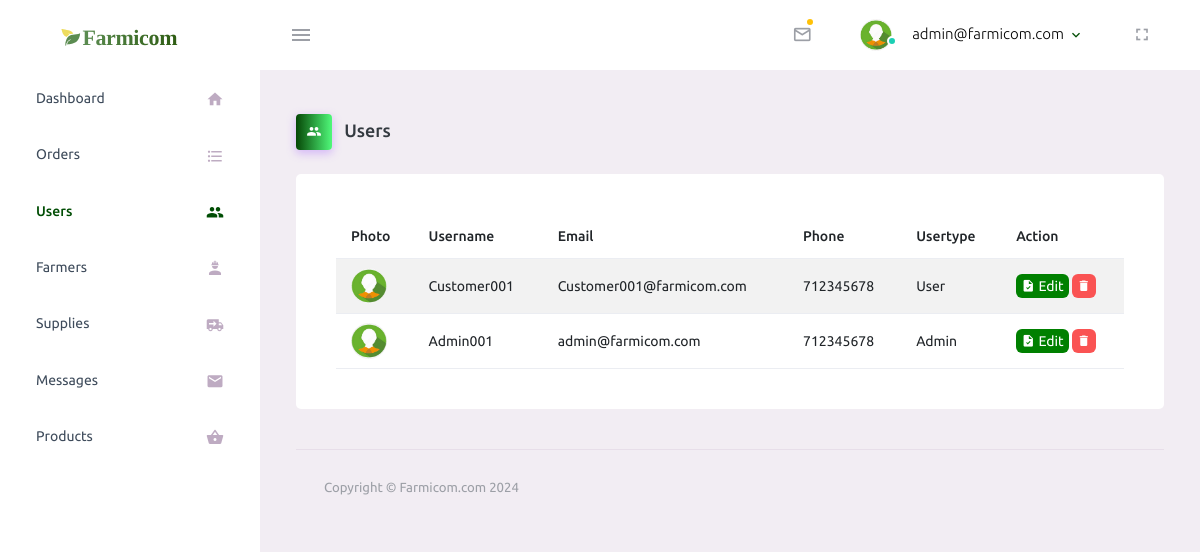
Screenshot of /Dashboard/Admin/users.php (signed in) with the database file from the repository.
### tables this page shows
CREATE TABLE `users` (
  `Userid` int(25) NOT NULL,
  `Username` varchar(25) NOT NULL,
  `Email` varchar(25) NOT NULL,
  `Phone` int(10) NOT NULL,
  `Password` varchar(250) NOT NULL,
  `Usertype` varchar(25) NOT NULL DEFAULT 'User',
  `token` varchar(250) NOT NULL
);

### Dashboard/Admin/users.php (the view, shortened to what this page needs)
<?php
include ("config.php");
if (!isset($_SESSION['email'])) {
  header("location:../../lform.php");
  exit;
} else {
  $username = $_SESSION['email'];
}
 ?>
<!DOCTYPE html>
<html lang="en">
  <head>
    <link rel="stylesheet" href="assets/vendors/mdi/css/materialdesignicons.min.css">
    <link rel="stylesheet" href="assets/vendors/css/vendor.bundle.base.css">
    <link rel="stylesheet" href="assets/css/style.css">
  </head>
  <body>
      <nav class="navbar default-layout-navbar col-lg-12 col-12 p-0 fixed-top d-flex flex-row">
        <div class="text-center navbar-brand-wrapper d-flex align-items-center justify-content-center">
          <a class="navbar-brand brand-logo" href="index.html"><img src="assets/images/logo.svg" alt="logo" /></a>
        </div>
        <div class="navbar-menu-wrapper d-flex align-items-stretch">
          <button class="navbar-toggler navbar-toggler align-self-center" type="button" data-toggle="minimize">
            <span class="mdi mdi-menu"></span>
          </button>
          <ul class="navbar-nav navbar-nav-right">
          <?php
                  $select_messages=mysqli_query($con,"SELECT * FROM messages LIMIT 5");
                  if($select_messages->num_rows==0){
                    ?>
                    <li class="nav-item dropdown">
                    <a class="nav-link count-indicator dropdown-toggle" id="messageDropdown" href="#" data-bs-toggle="dropdown" aria-expanded="false">
                      <i class="mdi mdi-email-outline"></i>
                    </a>
                    <div class="dropdown-menu dropdown-menu-right navbar-dropdown preview-list" aria-labelledby="messageDropdown">
                      <h6 class="p-3 mb-0">Messages</h6>
                      <?php
                  }else{
                    ?>
            <li class="nav-item dropdown">
              <a class="nav-link count-indicator dropdown-toggle" id="messageDropdown" href="#" data-bs-toggle="dropdown" aria-expanded="false">
                <i class="mdi mdi-email-outline"></i>
                <span class="count-symbol bg-warning"></span>
              </a>
                <?php while($message=$select_messages->fetch_assoc()){ ?>
                <div class="dropdown-divider"></div>
                <a class="dropdown-item preview-item">
                  <div class="preview-thumbnail">
                    <img src="assets/images/faces/face4.jpg" alt="image" class="profile-pic">
                  </div>
                  <div class="preview-item-content d-flex align-items-start flex-column justify-content-center">
                    <h6 class="preview-subject ellipsis mb-1 font-weight-normal"><?php echo $message['Name']?> sent you a message</h6>
                  </div>
                </a>
                <?php }}?>
            </li>
            <li class="nav-item nav-profile dropdown">
              <a class="nav-link dropdown-toggle" id="profileDropdown" href="#" data-bs-toggle="dropdown" aria-expanded="false">
                <div class="nav-profile-img">
                  <img src="assets/images/faces/face1.jpg" alt="image">
                  <span class="availability-status online"></span>
                </div>
                <div class="nav-profile-text">
                  <p class="mb-1 text-black"><?php echo $username ?></p>
                </div>
              </a>
            </li>
            <li class="nav-item d-none d-lg-block full-screen-link">
              <a class="nav-link">
                <i class="mdi mdi-fullscreen" id="fullscreen-button"></i>
              </a>
            </li>
          </ul>
        </div>
      </nav>
      <div class="container-fluid page-body-wrapper">
        <nav class="sidebar sidebar-offcanvas" id="sidebar">
          <ul class="nav">
            <li class="nav-item">
              <a class="nav-link" href="index.php">
                <span class="menu-title">Dashboard</span>
                <i class="mdi mdi-home menu-icon"></i>
              </a>
            </li>
            <li class="nav-item">
              <a class="nav-link" href="orders.php">
                <span class="menu-title">Orders</span>
                <i class="mdi mdi-format-list-bulleted menu-icon"></i>
              </a>
                          </li>
            <li class="nav-item">
              <a class="nav-link" href="users.php">
                <span class="menu-title">Users</span>
                <i class="mdi mdi-account-multiple menu-icon"></i>
              </a>
            </li>
            <li class="nav-item">
              <a class="nav-link" href="farmers.php">
                <span class="menu-title">Farmers</span>
                <i class="mdi mdi-worker menu-icon"></i>
              </a>
            </li>
            <li class="nav-item">
              <a class="nav-link" href="Supplies.php">
                <span class="menu-title">Supplies</span>
                <i class="mdi mdi-truck-delivery menu-icon"></i>
              </a>
            </li>
            <li class="nav-item">
              <a class="nav-link" href="messages.php">
                <span class="menu-title">Messages</span>
                <i class="mdi mdi-email menu-icon"></i>
              </a>
            </li>
            <li class="nav-item">
              <a class="nav-link" href="products.php">
                <span class="menu-title">Products</span>
                <i class="mdi mdi mdi-basket menu-icon"></i>
              </a>
            </li>
          </ul>
        </nav>
        <div class="main-panel">
          <div class="content-wrapper">
            <div class="page-header">
              <h3 class="page-title">
                <span class="page-title-icon bg-gradient-primary text-white me-2">
                  <i class="mdi mdi-account-multiple"></i>
                </span> Users
              </h3>
              <nav aria-label="breadcrumb">
                <ul class="breadcrumb">
                </ul>
              </nav>
            </div>
            <div class="col-lg-12 grid-margin stretch-card">
                <div class="card">
                  <div class="card-body">
                      <table class="table table-striped">
                      <thead>
                        <tr>
                          <th> Photo </th>
                          <th> Username </th>
                          <th> Email </th>
                          <th> Phone </th>
                          <th> Usertype </th>
                          <th> Action </th>
                        </tr>
                      </thead>
                      <tbody>
                      <?php
                          $select_users = mysqli_query($con, "SELECT * FROM users") or die ("Query failed");
                          while($user_dtls = $select_users->fetch_assoc()){
                        ?>
                        <form action="edituser.php" method="post">
                        <tr>
                          <td class="py-1">
                            <img src="assets/images/faces/face1.jpg" alt="image" />
                          </td>
                          <td> <?php echo $user_dtls['Username']?>
                          </td>
                          <td> <?php echo $user_dtls['Email']?> </td>
                          <td> <?php echo $user_dtls['Phone']?></td>
                          <td> <?php echo $user_dtls['Usertype']?></td>
                          <td>
                            <button type="submit" name="edit_user" class="btn-tbl-farmers btn-icon-text">
                              <i class="mdi mdi-file-check btn-icon-prepend"></i> Edit </button></a>
                            <button type="submit" name="delete" class="btn-icon-text btn-tbl-farmers-dg">
                            <i class="mdi mdi-delete btn-icon-prepend"></i></button>
                          </td>
                        </tr>
                        </form>
                        <?php } ?>
                      </tbody>
                    </table>
                  </div>
                </div>
              </div>
          <footer class="footer">
            <div class="container-fluid d-flex justify-content-between">
              <span class="text-muted d-block text-center text-sm-start d-sm-inline-block">Copyright © Farmicom.com 2024</span>
            </div>
          </footer>
        </div>
      </div>
    </div>
  </body>
</html>

### rows the page displays
users: Username "Customer001", Email "Customer001@farmicom.com", Phone "712345678", Usertype "User"
users: Username "Admin001", Email "admin@farmicom.com", Phone "712345678", Usertype "Admin"

### other values shown
$username "admin@farmicom.com"
